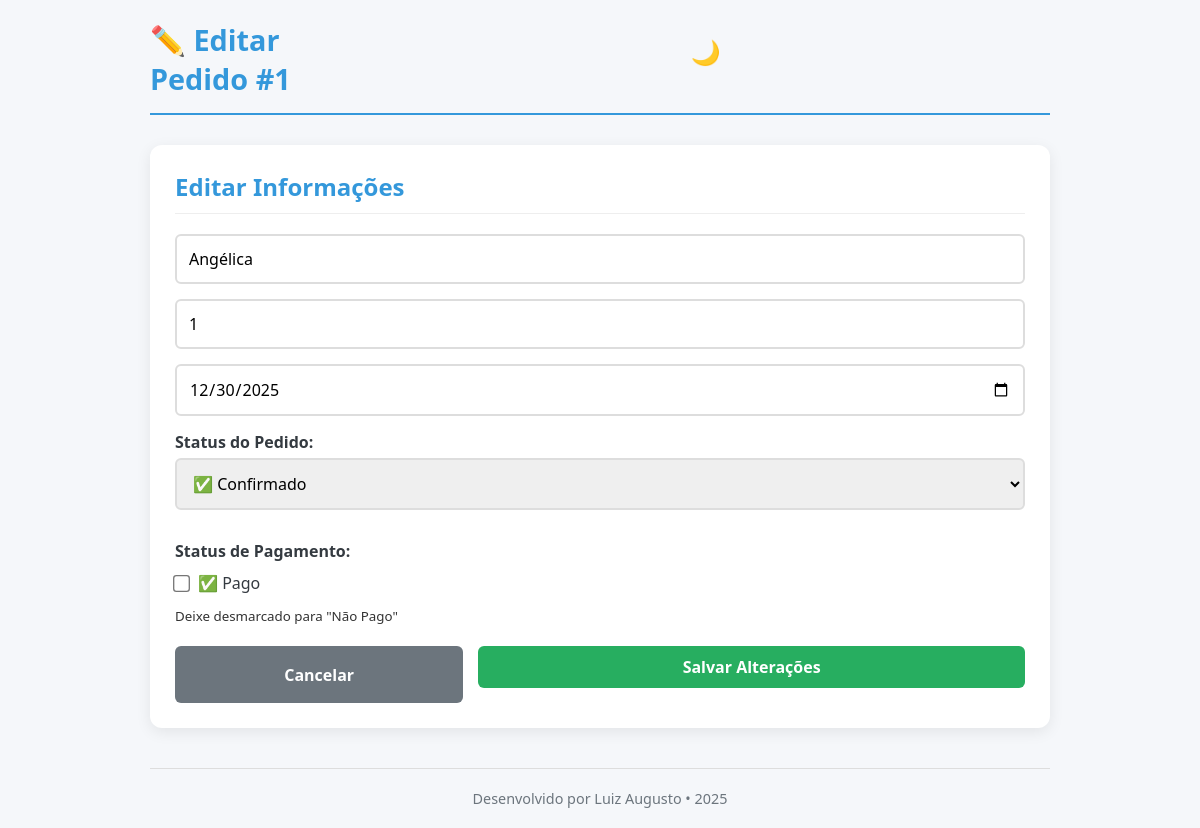
Screenshot of /edit/1 with the database file from the repository.
### tables this page shows
CREATE TABLE pedidos (
                id INTEGER PRIMARY KEY AUTOINCREMENT,
                cliente TEXT NOT NULL,
                quantidade INTEGER NOT NULL,
                data TEXT NOT NULL,
                status TEXT DEFAULT 'pendente',
                pago INTEGER DEFAULT 0,  -- 0 = não pago, 1 = pago
                criado_em TIMESTAMP DEFAULT CURRENT_TIMESTAMP
            );

### app.py (the view, shortened to what this page needs)
@app.route('/edit/<int:id>', methods=['GET', 'POST'])
def edit(id):
    with get_db() as conn:
        pedido = conn.execute(
            "SELECT * FROM pedidos WHERE id=?", (id,)).fetchone()
    return render_template('edit.html', pedido=pedido)

### app.py (called while the page is built)
def get_db():
    conn = sqlite3.connect('pedidos.db')
    conn.row_factory = sqlite3.Row
    return conn

### templates/edit.html (shortened to what this page needs)
<!DOCTYPE html>
<html lang="pt-br">
<head>
    <link rel="stylesheet" href="{{ url_for('static', filename='style.css') }}">
</head>
<body>
    <div class="container">
        <header>
            <h1>✏️ Editar Pedido #{{ pedido.id }}</h1>
            <button class="theme-btn" id="themeToggle">🌙</button>
        </header>
        <form class="card" method="POST">
            <h2>Editar Informações</h2>
            <input type="text" name="cliente" value="{{ pedido.cliente }}" required>
            <input type="number" name="quantidade" value="{{ pedido.quantidade }}" min="1" required>
            <input type="date" name="data" value="{{ pedido.data }}" required>
            <div class="form-group">
                <label>Status do Pedido:</label>
                <select name="status" class="status-select">
                    <option value="confirmado" {% if pedido.status=='confirmado' %}selected{% endif %}>
                        ✅ Confirmado
                    </option>
                </select>
            </div>
            <div class="form-group">
                <label>Status de Pagamento:</label>
                <div class="checkbox-group">
                    <input type="checkbox" id="pago" name="pago" {% if pedido.pago==1 %}checked{% endif %}>
                    <label for="pago">✅ Pago</label>
                </div>
                <small>Deixe desmarcado para "Não Pago"</small>
            </div>
            <div class="form-actions">
                <a href="/" class="btn-cancel">Cancelar</a>
                <button type="submit" class="btn-save">Salvar Alterações</button>
            </div>
        </form>
        <footer>
            <p>Desenvolvido por Luiz Augusto • 2025</p>
        </footer>
    </div>
</body>
</html>

### static/style.css (style rules this page uses)
* { margin: 0; padding: 0; box-sizing: border-box; font-family: 'Segoe UI', Tahoma, Geneva, Verdana, sans-serif; }
:root { --primary: #3498db; --success: #27ae60; --warning: #f39c12; --danger: #e74c3c; --info: #17a2b8; --light: #f8f9fa; --dark: #343a40; --gray: #6c757d; }
body { background: #f5f7fa; color: #333; padding: 20px; min-height: 100vh; transition: background 0.3s, color 0.3s; }
.container { max-width: 900px; margin: 0 auto; }
header { display: flex; justify-content: space-between; align-items: center; margin-bottom: 30px; padding-bottom: 15px; border-bottom: 2px solid var(--primary); }
header h1 { color: var(--primary); font-size: 1.8rem; }
.theme-btn { background: none; border: none; font-size: 1.5rem; cursor: pointer; padding: 8px; border-radius: 50%; transition: background 0.3s; }
.card { background: white; padding: 25px; border-radius: 12px; margin-bottom: 25px; box-shadow: 0 4px 15px rgba(0, 0, 0, 0.08); }
.card h2 { color: var(--primary); margin-bottom: 20px; padding-bottom: 10px; border-bottom: 1px solid #eee; }
input, select, button { width: 100%; padding: 12px; margin-bottom: 15px; border: 2px solid #ddd; border-radius: 6px; font-size: 1rem; transition: border 0.3s; }
button { background: var(--primary); color: white; border: none; font-weight: bold; cursor: pointer; transition: background 0.3s, transform 0.2s; }
.form-group { margin-bottom: 15px; }
.form-group label { display: block; margin-bottom: 5px; font-weight: 600; color: var(--dark); }
.checkbox-group { display: flex; align-items: center; gap: 10px; margin: 10px 0; }
.checkbox-group input[type="checkbox"] { width: auto; margin: 0; transform: scale(1.3); }
.checkbox-group label { margin: 0; font-weight: normal; cursor: pointer; }
.btn-pagar, .btn-edit, .btn-delete, .btn-cancel, .btn-save { padding: 10px 15px; border-radius: 6px; text-decoration: none; font-weight: bold; transition: all 0.3s; display: inline-flex; align-items: center; justify-content: center; min-width: 45px; }
.btn-cancel { background: var(--gray); color: white; flex: 1; }
.btn-save { background: var(--success); color: white; flex: 2; }
.form-actions { display: flex; gap: 15px; margin-top: 20px; }
footer { text-align: center; margin-top: 40px; padding-top: 20px; border-top: 1px solid #ddd; color: var(--gray); font-size: 0.9rem; }

### rows the page displays
pedidos: id "1", cliente "Angélica", quantidade "1", data "12/30/2025", status "✅ Confirmado"
